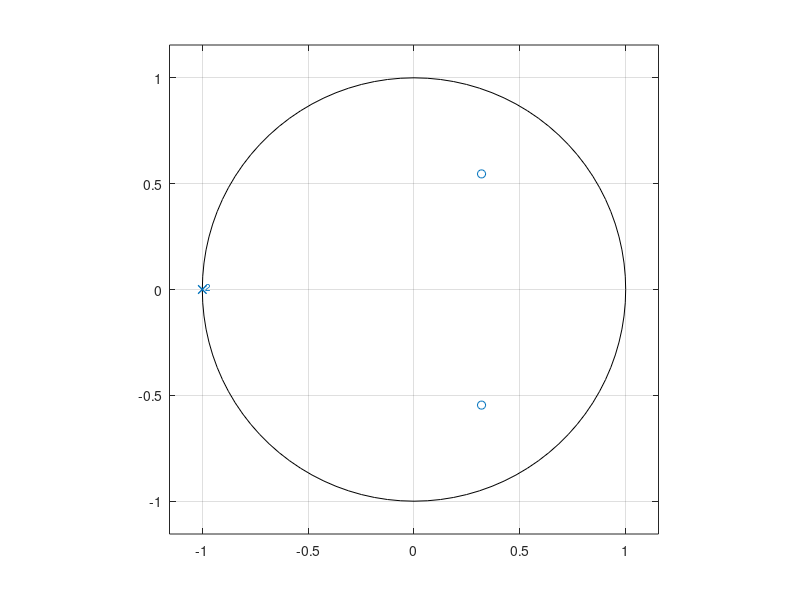

Reproduce this figure in MATLAB.
%matlab script session2
% scripts for 2.4; 2.5; 2.6
% SSS = 638

% 2.4 difference equation
%original difference eq == results from 2.4 exercise interpret the block diagram
% y[n] = -0.638y[n-1] + 0.4y[n-2] = x[n] + 2x[n-1] + x[n-2]

pkg load signal;
%2.5 coefficient vectors
a=[1,-0.638,0.4] %coeficients for Y(z)
b=[1,2,1] %coefficients for X(z)

%2.6 argand diagram
zplane(a,b)
%interpreted results, not stable system
%because, poles are at the boundary of the unit circle in Argand diagram
%therefore, poles are not inside unit circle => unstable system


